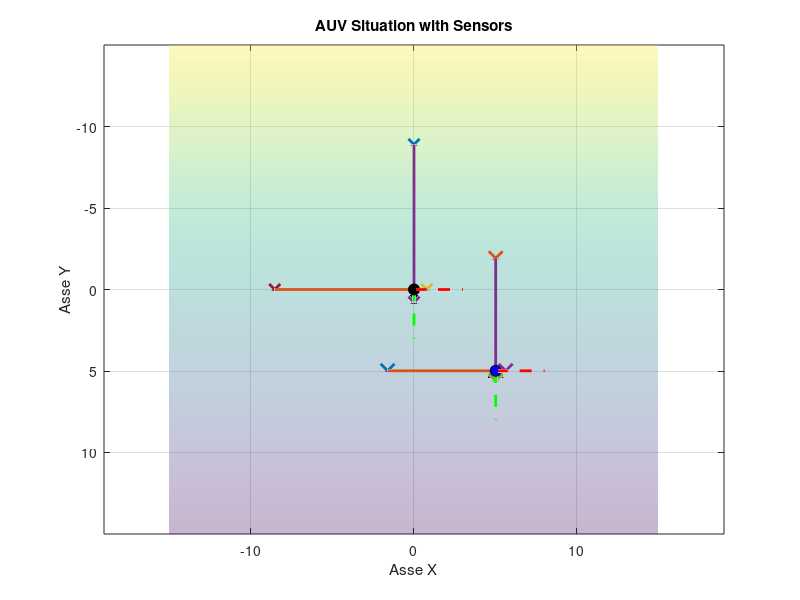

Write MATLAB code to recreate this figure.
clear; close all; clc;

% Flag per usare angoli specifici o generati randomicamente
use_specific_angles = true; % Imposta a 'false' per angoli randomici
use_specific_speed = true; % Imposta a 'false' per velocità randomiche
tolerance = 1e-4;
areDifferent = @(a, b, tol) abs(a - b) > tol * max(abs(a), abs(b));

%% Simulation parameters
Ts = 0.001;
psi = 0;

%% Angle defintions
if use_specific_angles
    % terrain
    beta = 0;
    alpha = pi/7;
    % robot
    theta = pi/10;
    phi = pi/10;
else
    % random angles generator
    lower_bound = -pi/2;
    upper_bound = pi/2;
    % Genera un singolo angolo randomico
    beta = lower_bound + (upper_bound - lower_bound) * rand();
    alpha = lower_bound + (upper_bound - lower_bound) * rand();
    lower_bound = -pi/4;
    upper_bound = pi/4;
    theta = lower_bound + (upper_bound - lower_bound) * rand();
    phi = lower_bound + (upper_bound - lower_bound) * rand();
end
fprintf('Valori per angoli\n');
fprintf('beta: %.2f\n', rad2deg(beta));
fprintf('alpha: %.2f\n', rad2deg(alpha));
fprintf('theta: %.2f\n', rad2deg(theta));
fprintf('phi: %.2f\n', rad2deg(phi)); 

%% speed definitions
if use_specific_speed
    surge = 5000;
    sway = 5000;
    heave = 2000;
    p = 0; %(pi/10)/Ts;
    q = 0;%(pi/10)/Ts; 
else
    % random angles generator
    lower_bound = 10000;
    upper_bound = -10000;
    % Genera un singolo angolo randomico
    surge = lower_bound + (upper_bound - lower_bound) * rand();
    sway = lower_bound + (upper_bound - lower_bound) * rand();
    heave = lower_bound + (upper_bound - lower_bound) * rand();
    lower_bound = 10000;
    upper_bound = -10000;
    p = lower_bound + (upper_bound - lower_bound) * rand();
    q = lower_bound + (upper_bound - lower_bound) * rand();
end
fprintf('\nValori per velocità\n');
fprintf('u: %.2f\n', surge);
fprintf('v: %.2f\n', sway);
fprintf('w: %.2f\n', heave);
fprintf('p: %.2f\n', rad2deg(p)); 
fprintf('q: %.2f\n', rad2deg(q)); 

%% Terrain Parameters
pplane = [0, 0, 10]';
n0 = [0, 0, 1]'; % in terrain frame!!
% Transformation (given by the sensors)
wRt = (rotz(0)*roty(beta)*rotx(alpha))*(rotx(pi))';

%% Robot Parameters
pr = [0, 0, 0]';
num_s = 4;
Gamma = -pi/8; % y1 angle (rear)
Lambda = pi/8; % y2 angle (front)
Eta = -pi/8; % y3 angle (left)
Zeta = pi/8; % y4 angle (right)

r_speed = [surge, sway, heave, p, q, 0]'; 
% Trasformation with robot frame
wRr = rotz(psi)*roty(theta)*rotx(phi);

% for plot robot frame to world frame
x_dir = wRr * [1; 0; 0];
y_dir = wRr * [0; 1; 0];
z_dir = wRr * [0; 0; 1];

s = zeros(3,num_s);
s(:, 1) = [-sin(Gamma + theta), 0, cos(Gamma + theta)]';
s(:, 2) = [-sin(Lambda + theta), 0, cos(Lambda + theta)]';
s(:, 3) = [0, -sin(Eta + phi), cos(Eta + phi)]';
s(:, 4) = [0, -sin(Zeta + phi), cos(Zeta + phi)]';
% check of consistency for the sensors
for k = 1:num_s
    if (norm(s(:,k)) ~= 1)
        fprintf('k = %.0f\n', k);
        error('norm is not 1');
    end
end

%% Geometry Compuataion terrain
%  normal to the plane
n = wRt*n0; % in world frame
fprintf('\nVettore superficie\n');
fprintf('n_yx: [%.4f; %.4f; %.4f]\n', n(1), n(2), n(3));
if (norm(n) ~= 1)
    fprintf('norm n_yx is not 1\n');
end

%% Sensor Values
t_star = zeros(1, num_s);
p_int = zeros(3, num_s);
y = zeros(1, num_s);
for k = 1:num_s
    if dot(s(:,k),n) == 0
        error('The line s and the plane n_yx are parallel');
    end
    t_star(:, k) = -(dot((pr - pplane),n))/(dot(s(:,k),n));
    p_int(:, k) = pr + t_star(:, k)*s(:, k);
    y(k) = norm(t_star(:, k));
end

% Check of visibility
z_r = [0, 0, 1]'; 
z_r = (wRr)'*z_r; % Adjust z_r based on angles
for k = 1:num_s
    v_p = p_int(:, k) - pr;
    visibile = dot(z_r, v_p) > 0;
    if ~visibile
        fprintf('Error in visibility for the sensor %0.f\n', k);
        error('Point not visible');
    end
end

%% Altitude Computation
% real altitude in 
h_real = (n'*(pr - pplane))/(norm(n));
fprintf('\nValore per altezza nel primo punto\n');
fprintf('h: %.4f\n', h_real);

%% Check of the results first point
% y Values
fprintf('\nValori dei sensori per primo punto\n');
y_mes = zeros(1, num_s);
for k = 1:num_s
    fprintf('y%.0f = %.4f\n', k, y(k));
    y_mes(k) = (norm(p_int(:, k) - pr));
    if areDifferent(y_mes(k), y(:, k), tolerance)
        fprintf('y: %.4f\n', y_mes(k));
        fprintf('Errore in y per il sensore %0.f\n', k);
    end
end
% h Values
h_from_y = zeros(1, num_s);
for k = 1:num_s
    h_from_y = y(k) * n' * s(:, k);
    if areDifferent(h_real, -h_from_y, tolerance)
        fprintf('h got from y values: %.4f\n', -h_from_y);
        fprintf('Errore in h per il sensore %0.f nel calcolo h from y\n', k);
    end
end

%% Muovo il robot
% --- DILEMMA: muovo e poi ruoto??? Come faccio?? ---- %
w_speed = wRr * r_speed(1:3);
pr_new = pr + w_speed*Ts;
% Angles update
phi = phi + r_speed(4)*Ts;
theta = theta + r_speed(5)*Ts; % !!! SEGNOOO !!!!
% Transformation update
wRr = rotz(psi)*roty(theta)*rotx(phi);

%% New Sensor Values
t_star_new = zeros(1, num_s);
p_int_new = zeros(3, num_s);
y_new = zeros(1, num_s);
for k = 1:num_s
    if dot(s(:,k),n) == 0
        error('The line s and the plane n_yx are parallel');
    end
    t_star_new(:, k) = -(dot((pr_new - pplane),n))/(dot(s(:,k),n));
    p_int_new(:, k) = pr_new + t_star_new(:, k)*s(:, k);
    y_new(k) = norm(t_star_new(:, k));
end

% Check of visibility
z_r = [0, 0, 1]';
z_r = (wRr)'*z_r; % Adjust z_r based on angles
for k = 1:num_s
    v_p = p_int_new(:, k) - pr_new;
    visibile = dot(z_r, v_p) > 0;
    if ~visibile
        fprintf('Error in visibility for the sensor in the new point %0.f\n', k);
        error('Point not visible');
    end
end

%% New Altitude Computation
% real altitude
% ---- Il meno perchè devo considerarlo nell'altro lato ----%
h_real_new = (n'*(pr_new - pplane))/(norm(n));
fprintf('\nValore per altezza nel nuovo punto\n');
fprintf('New h: %.4f\n', h_real_new);

%% Check of the results for consistency
% y Values new
fprintf('\nValori dei sensori per nuovo punto\n');
y_mes_new = zeros(1, num_s);
for k = 1:num_s
    fprintf('New y%.0f = %.4f\n', k, y_new(k));
    y_mes_new(k) = (norm(p_int_new(:, k) - pr_new));
    if areDifferent(y_mes_new(k), y_new(k), tolerance)
        fprintf('New y%0.f: %.4f\n',k, y_mes_new(k));
        error('Errore in y per il sensore %0.f\n', k);
    end
end
% h Values check
h_from_y_new = zeros(1, num_s);
for k = 1:num_s
    h_from_y_new(k) = y_new(k) * n' * s(:, k);
    if areDifferent(h_real_new, -h_from_y_new(k), tolerance)
        fprintf('h(%0.f): %.4f\n',k, -h_from_y_new(k));
        error('Errore in h per il sensore %0.f nel calcolo new h from y\n', k);
    end
end

%% Check of the results the states
% controllo senza terreno
s_speed = (wRt)' * w_speed;
if s_speed(3) < 0
    fprintf('h diminuisce di %.4f\n', -s_speed(3)*Ts);
else
    fprintf('h aumenta di %.4f\n', s_speed(3)*Ts);
end
if areDifferent(s_speed(3)*Ts, (h_real_new - h_real), tolerance)
    fprintf('Cambiamento di h reale %.4f\n', (h_real_new - h_real))
    fprintf('h calcolato corrisponde a %.4f\n', (s_speed(3)*Ts))
end

%% Plot
figure;
hold on;
grid on;
box on;
% for plot
p_proj = pr - dot(n, pr - pplane) * n; % h projection
colors = lines(num_s);

% Plane plot
[xp, yp] = meshgrid(-15:0.5:15, -15:0.5:15);
if abs(n(3)) > 1e-6
    fprintf('\n!!!Attivazione if disegno del piano!!!\n');
    zp = (-n(1)*(xp-pplane(1)) - n(2)*(yp-pplane(2)))/n(3) + pplane(3);
    surf(xp, yp, zp, 'FaceAlpha', 0.3, 'EdgeColor', 'none', 'DisplayName', 'Piano');
end

% Robot frame
t_tmp = 3;
p_x_dir = pr + t_tmp * x_dir;
p_y_dir = pr + t_tmp * y_dir;
p_z_dir = pr + t_tmp * z_dir;
% Robot frame plot
plot3([pr(1), p_x_dir(1)], [pr(2), p_x_dir(2)], [pr(3), p_x_dir(3)], 'r--', 'LineWidth', 2, 'DisplayName', 'Asse X rob');
plot3([pr(1), p_y_dir(1)], [pr(2), p_y_dir(2)], [pr(3), p_y_dir(3)], 'g--', 'LineWidth', 2, 'DisplayName', 'Asse Y rob');
plot3([pr(1), p_z_dir(1)], [pr(2), p_z_dir(2)], [pr(3), p_z_dir(3)], 'b--', 'LineWidth', 2, 'DisplayName', 'Asse Z rob');

% New point robot frame
x_dir_new = rotz(psi) * roty(theta) * rotx(phi) * [1; 0; 0];
y_dir_new = rotz(psi) * roty(theta) * rotx(phi) * [0; 1; 0];
z_dir_new = rotz(psi) * roty(theta) * rotx(phi) * [0; 0; 1];
t_tmp = 3;
p_x_dir = pr_new + t_tmp * x_dir_new;
p_y_dir = pr_new + t_tmp * y_dir_new;
p_z_dir = pr_new + t_tmp * z_dir_new;
plot3([pr_new(1), p_x_dir(1)], [pr_new(2), p_x_dir(2)], [pr_new(3), p_x_dir(3)], 'r--', 'LineWidth', 2, 'DisplayName', 'Asse X new rob');
plot3([pr_new(1), p_y_dir(1)], [pr_new(2), p_y_dir(2)], [pr_new(3), p_y_dir(3)], 'g--', 'LineWidth', 2, 'DisplayName', 'Asse Y new rob');
plot3([pr_new(1), p_z_dir(1)], [pr_new(2), p_z_dir(2)], [pr_new(3), p_z_dir(3)], 'b--', 'LineWidth', 2, 'DisplayName', 'Asse Z new rob');

% Sensor plot
for k = 1:num_s
    plot3([pr(1), p_int(1, k)], [pr(2), p_int(2, k)], [pr(3), p_int(3, k)], ...
          'LineWidth', 2, 'Color', colors(k, :), ...
          'DisplayName', sprintf('Segmento %d', k));
    plot3([pr_new(1), p_int_new(1, k)], [pr_new(2), p_int_new(2, k)], [pr_new(3), p_int_new(3, k)], ...
          'LineWidth', 2, 'Color', colors(k, :), ...
          'DisplayName', sprintf('Segmento %d', k));
    plot3(p_int(1, k), p_int(2, k), p_int(3, k), 'x', 'MarkerFaceColor', colors(k, :), ...
            'MarkerSize', 8, 'LineWidth', 2, 'DisplayName', sprintf('Intersezione sensor %d', k));
    plot3(p_int_new(1, k), p_int_new(2, k), p_int_new(3, k), 'x', 'MarkerFaceColor', colors(k, :), ...
            'MarkerSize', 10, 'LineWidth', 2, 'DisplayName', sprintf('Intersezione sensor %d', k));
end

% Punto iniziale
plot3(pr(1), pr(2), pr(3), 'ko', 'MarkerFaceColor', 'k', 'MarkerSize', 8, 'DisplayName', 'Punto iniziale');
plot3([pr(1), p_proj(1)], [pr(2), p_proj(2)], [pr(3), p_proj(3)], ...
      'k--', 'LineWidth', 2, 'DisplayName', 'Altitude h)');
plot3(p_proj(1), p_proj(2), p_proj(3), 'kd', 'MarkerSize', 6, 'LineWidth', 2, 'DisplayName', 'Point of proj h new');

% Nuovo punto robot
plot3(pr_new(1), pr_new(2), pr_new(3), 'ko', 'MarkerFaceColor', 'b', 'MarkerSize', 8, 'DisplayName', 'Punto Pr nuovo');

% New projection point
p_proj_new = pr_new - dot(n, pr_new - pplane) * n; % h projection
if areDifferent(norm(p_proj_new - pr_new), abs(h_real_new), tolerance)
    fprintf('P projection x: %.0f, y: %.0f, z: %.0f\n', p_proj_new(1), p_proj_new(2), p_proj_new(3));
    fprintf('Valore h = %.4f projected\n', norm(p_proj_new - pr_new));
    fprintf('Error nel calcolo della h nuova\n');
end

plot3([pr_new(1), p_proj_new(1)], [pr_new(2), p_proj_new(2)], [pr_new(3), p_proj_new(3)], ...
      'k--', 'LineWidth', 2, 'DisplayName', 'Altitude h)');
plot3(p_proj_new(1), p_proj_new(2), p_proj_new(3), 'kd', 'MarkerSize', 10, 'LineWidth', 2, 'DisplayName', 'Point of proj h new');

xlabel('Asse X');
ylabel('Asse Y');
zlabel('Asse Z');

set(gca, 'YDir', 'reverse', 'ZDir', 'reverse');

title('AUV Situation with Sensors');
% legend('Location', 'best');
axis equal; 
hold off;

if areDifferent(s_speed(3)*Ts, (h_real_new - h_real), tolerance)
    error('Cambiamento nelle altezze');
end

function Rx = rotx(a)
    Rx = [1, 0, 0;
          0, cos(a), -sin(a);
          0, sin(a), cos(a)];
end
function Ry = roty(a)
    Ry = [cos(a), 0, sin(a);
           0, 1, 0;
          -sin(a), 0, cos(a)];
end
function Rz = rotz(a)
    Rz = [cos(a), -sin(a), 0;
          sin(a), cos(a), 0;
            0, 0, 1];
end
